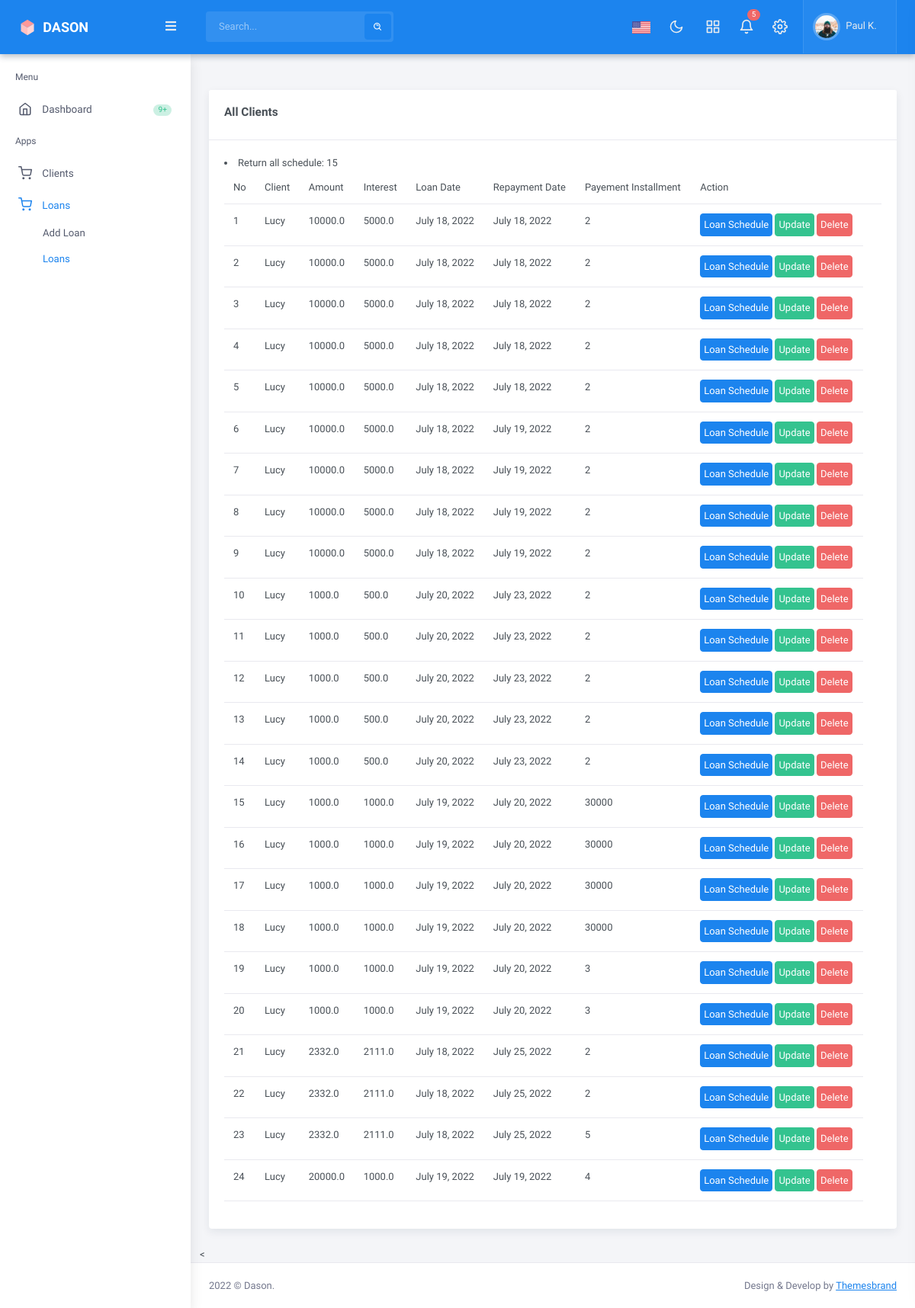
Before: /Loans/ with the older database file.
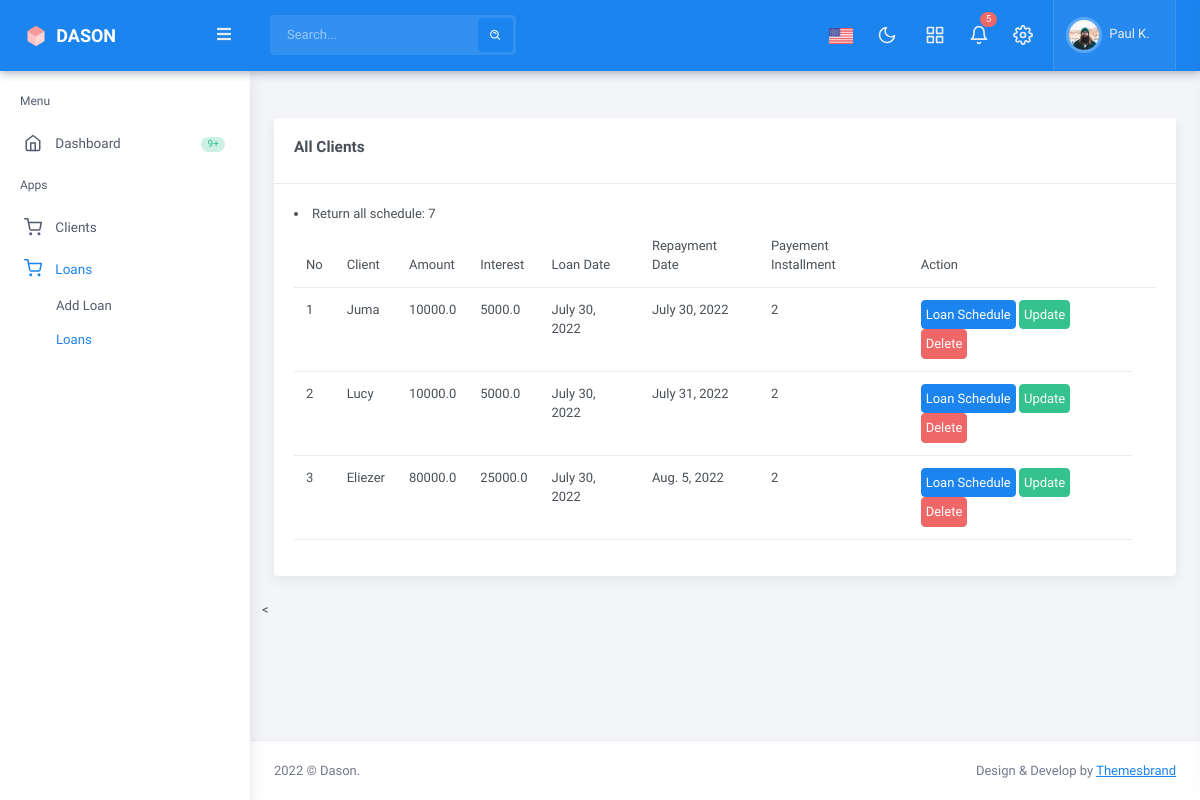
After: the same page with the newer database file.
### loans/models.py (models this page shows, shortened)
class Loan(models.Model):
    amount=models.FloatField(max_length=300, null=True)
    installment = models.IntegerField(null=True)
    interest_amount=models.FloatField(max_length=300 ,null=True)
    loan_date = models.DateField(auto_now=False , null=True , blank=True )
    repayment_date = models.DateField(auto_now=False , null=True , blank=True)
    client = models.ForeignKey(Client, on_delete=models.CASCADE)

class Client(models.Model):
    name = models.CharField(max_length = 150, null=True,)
    mobile= models.IntegerField(max_length=20, null=True)
    location = models.CharField(max_length = 150)
    gender = models.CharField(max_length = 40, choices=GENDER_CHOICES, default='Male')
    def __str__(self):
        return self.name

### loans/views.py (the view)
# urls.py: path('Loans/',DisplayLoan.as_view(), name='display_loans'),
class DisplayLoan(ListView):
    model=Loan
    template_name='loan/loans.html'
    def get_context_data(self, **kwargs):
        context = super(DisplayLoan, self).get_context_data(**kwargs)
        context['loans']=Loan.objects.all()
        return context

### loans/templatetags/loans_tags.py (called while the page is built)
@register.simple_tag
def loan_schedule():
    all_loan_schedules=LoanSchedule.objects.count()
    return all_loan_schedules

### loans/templates/loan/loans.html
{% extends 'base.html' %}
{% load loans_tags %}
{% load static %}
{% block contents %}
<div class="col-12">
    <div class="card">
        <div class="card-header">
            <h4 class="card-title">All Clients</h4>
        </div>
        <div class="card-body">
            <div class="table-rep-plugin">
                <div class="table-responsive mb-0" data-pattern="priority-columns">
                    <table id="tech-companies-1" class="table">
                        <thead>
                            <tr>
                                <th>No</th>
                                <th>Client</th>
                                <th>Amount</th>
                                <th>Interest</th>
                                <th>Loan Date</th>
                                <th >Repayment Date</th>
                                <th>Payement Installment</th>
                                <th>Action <th>
                            </tr>
                        </thead>
                        <tbody>
                        <li> Return all schedule: {% loan_schedule %} </li>
                            {% for loan in loans %}
                            <tr>
                                <td> {{forloop.counter}} </td>
                                <td> {{loan.client}}</td>
                                <td> {{loan.amount}}</td>
                                <td>{{loan.interest_amount}} </td>
                                <td> {{loan.loan_date}}</td>
                                <td> {{loan.repayment_date}}</td>
                                <td>{{loan.installment}} </td>
                                <td>
                                    <a href="{% url 'display_schedule' loan.id %}" class="btn btn-primary p-1"> Loan Schedule </a>
                                    <a href="{% url 'update_loan' loan.id %}" class="btn btn-success p-1"> Update </a>
                                    <a href="{% url 'delete_loan' loan.id %}" class="btn btn-danger p-1"> Delete </a>
                                </td>
                            </tr>
                            {% endfor %}
                        </tbody>
                    </table>
                </div>
            </div>
        </div>
    </div>
</div>
{% endblock contents %}

### loans/templates/base.html (shortened to what this page needs)
<!doctype html>
{% load static %}
<html lang="en">
<head>
        <link rel="stylesheet" href="{% static 'assets/css/preloader.min.css'%}" type="text/css" />
        <link href="{% static 'assets/css/bootstrap.min.css'%}" id="bootstrap-style" rel="stylesheet" type="text/css" />
        <link href="{% static 'assets/css/icons.min.css'%}" rel="stylesheet" type="text/css" />
        <link href="{% static 'assets/css/app.min.css'%}" id="app-style" rel="stylesheet" type="text/css" />
    </head>
    <body data-topbar="dark">
        <div id="layout-wrapper">
            <header id="page-topbar">
                <div class="navbar-header">
                    <div class="d-flex">
                        <div class="navbar-brand-box">
                            <a href="index.html" class="logo logo-light">
                                <span class="logo-lg">
                                    <img src="{% static 'assets/images/logo-sm.svg'%}" alt="" height="24"> <span class="logo-txt">Dason</span>
                                </span>
                            </a>
                        </div>
                        <button type="button" class="btn btn-sm px-3 font-size-16 header-item" id="vertical-menu-btn">
                            <i class="fa fa-fw fa-bars"></i>
                        </button>
                        <form class="app-search d-none d-lg-block">
                            <div class="position-relative">
                                <input type="text" class="form-control" placeholder="Search...">
                                <button class="btn btn-primary" type="button"><i class="bx bx-search-alt align-middle"></i></button>
                            </div>
                        </form>
                    </div>
                    <div class="d-flex">
                        <div class="dropdown d-none d-sm-inline-block">
                            <button type="button" class="btn header-item"
                            data-bs-toggle="dropdown" aria-haspopup="true" aria-expanded="false">
                                <img id="header-lang-img" src="{% static 'assets/images/flags/us.jpg'%}" alt="Header Language" height="16">
                            </button>
                        </div>
                        <div class="dropdown d-none d-sm-inline-block">
                            <button type="button" class="btn header-item" id="mode-setting-btn">
                                <i data-feather="moon" class="icon-lg layout-mode-dark"></i>
                            </button>
                        </div>
                        <div class="dropdown d-none d-lg-inline-block ms-1">
                            <button type="button" class="btn header-item"
                            data-bs-toggle="dropdown" aria-haspopup="true" aria-expanded="false">
                                <i data-feather="grid" class="icon-lg"></i>
                            </button>
                        </div>
                        <div class="dropdown d-inline-block">
                            <button type="button" class="btn header-item noti-icon position-relative" id="page-header-notifications-dropdown"
                            data-bs-toggle="dropdown" aria-haspopup="true" aria-expanded="false">
                                <i data-feather="bell" class="icon-lg"></i>
                                <span class="badge bg-danger rounded-pill">5</span>
                            </button>
                        </div>
                        <div class="dropdown d-inline-block">
                            <button type="button" class="btn header-item right-bar-toggle me-2">
                                <i data-feather="settings" class="icon-lg"></i>
                            </button>
                        </div>
                        <div class="dropdown d-inline-block">
                            <button type="button" class="btn header-item bg-soft-light border-start border-end" id="page-header-user-dropdown"
                            data-bs-toggle="dropdown" aria-haspopup="true" aria-expanded="false">
                                <img class="rounded-circle header-profile-user" src="{% static 'assets/images/users/avatar-1.jpg'%}"
                                    alt="Header Avatar">
                                <span class="d-none d-xl-inline-block ms-1 fw-medium">Paul K.</span>
                                <i class="mdi mdi-chevron-down d-none d-xl-inline-block"></i>
                            </button>
                        </div>
                    </div>
                </div>
            </header>
            <div class="vertical-menu">
                <div data-simplebar class="h-100">
                    <div id="sidebar-menu">
                        <ul class="metismenu list-unstyled" id="side-menu">
                            <li class="menu-title" data-key="t-menu">Menu</li>
                            <li>
                                <a href="index.html">
                                    <i data-feather="home"></i>
                                    <span class="badge rounded-pill bg-soft-success text-success float-end">9+</span>
                                    <span data-key="t-dashboard">Dashboard</span>
                                </a>
                            </li>
                            <li class="menu-title" data-key="t-apps">Apps</li>
                            <li>
                                <a href="javascript: void(0);" class="has-arrow">
                                    <i data-feather="shopping-cart"></i>
                                    <span data-key="t-ecommerce">Clients</span>
                                </a>
                            </li>
                            <li>
                                <a href="javascript: void(0);" class="has-arrow">
                                    <i data-feather="shopping-cart"></i>
                                    <span data-key="t-ecommerce">Loans</span>
                                </a>
                                <ul class="sub-menu" aria-expanded="false">
                                    <li><a href="  {% url 'create_loan' %}">Add Loan</a></li>
                                    <li><a href=" {% url 'display_loans' %}" data-key="t-product-detail">Loans</a></li>
                                </ul>
                            </li>
                        </ul>
                    </div>
                </div>
            </div>
            <div class="main-content">
                <div class="page-content">
                    <div class="container-fluid">
                        <div class="row">
                            <div class="col-12">
                                <div class="page-title-box d-sm-flex align-items-center justify-content-between">
                                </div>
                            </div>
                        </div>
                        <div class="row">
                            {% block contents %}
                            {% endblock contents %}
                        </div>
                    </div> <
                </div>
                <footer class="footer">
                    <div class="container-fluid">
                        <div class="row">
                            <div class="col-sm-6">
                                <script>document.write(new Date().getFullYear())</script> © Dason.
                            </div>
                            <div class="col-sm-6">
                                <div class="text-sm-end d-none d-sm-block">
                                    Design & Develop by <a href="#!" class="text-decoration-underline">Themesbrand</a>
                                </div>
                            </div>
                        </div>
                    </div>
                </footer>
            </div>
        </div>
    </body>
</html>

Changed rows visible on the page:
removed Loan: client "Lucy", amount "10000.0", interest_amount "5000.0", loan_date "July 18, 2022", repayment_date "July 18, 2022", installment "2"
removed Loan: client "Lucy", amount "10000.0", interest_amount "5000.0", loan_date "July 18, 2022", repayment_date "July 18, 2022", installment "2"
removed Loan: client "Lucy", amount "10000.0", interest_amount "5000.0", loan_date "July 18, 2022", repayment_date "July 18, 2022", installment "2"
removed Loan: client "Lucy", amount "10000.0", interest_amount "5000.0", loan_date "July 18, 2022", repayment_date "July 18, 2022", installment "2"
removed Loan: client "Lucy", amount "10000.0", interest_amount "5000.0", loan_date "July 18, 2022", repayment_date "July 18, 2022", installment "2"
removed Loan: client "Lucy", amount "10000.0", interest_amount "5000.0", loan_date "July 18, 2022", repayment_date "July 19, 2022", installment "2"
removed Loan: client "Lucy", amount "10000.0", interest_amount "5000.0", loan_date "July 18, 2022", repayment_date "July 19, 2022", installment "2"
removed Loan: client "Lucy", amount "10000.0", interest_amount "5000.0", loan_date "July 18, 2022", repayment_date "July 19, 2022", installment "2"
removed Loan: client "Lucy", amount "10000.0", interest_amount "5000.0", loan_date "July 18, 2022", repayment_date "July 19, 2022", installment "2"
removed Loan: client "Lucy", amount "1000.0", interest_amount "500.0", loan_date "July 20, 2022", repayment_date "July 23, 2022", installment "2"
removed Loan: client "Lucy", amount "1000.0", interest_amount "500.0", loan_date "July 20, 2022", repayment_date "July 23, 2022", installment "2"
removed Loan: client "Lucy", amount "1000.0", interest_amount "500.0", loan_date "July 20, 2022", repayment_date "July 23, 2022", installment "2"
removed Loan: client "Lucy", amount "1000.0", interest_amount "500.0", loan_date "July 20, 2022", repayment_date "July 23, 2022", installment "2"
removed Loan: client "Lucy", amount "1000.0", interest_amount "500.0", loan_date "July 20, 2022", repayment_date "July 23, 2022", installment "2"
removed Loan: client "Lucy", amount "1000.0", interest_amount "1000.0", loan_date "July 19, 2022", repayment_date "July 20, 2022", installment "30000"
removed Loan: client "Lucy", amount "1000.0", interest_amount "1000.0", loan_date "July 19, 2022", repayment_date "July 20, 2022", installment "30000"
removed Loan: client "Lucy", amount "1000.0", interest_amount "1000.0", loan_date "July 19, 2022", repayment_date "July 20, 2022", installment "30000"
removed Loan: client "Lucy", amount "1000.0", interest_amount "1000.0", loan_date "July 19, 2022", repayment_date "July 20, 2022", installment "30000"
removed Loan: client "Lucy", amount "1000.0", interest_amount "1000.0", loan_date "July 19, 2022", repayment_date "July 20, 2022", installment "3"
removed Loan: client "Lucy", amount "1000.0", interest_amount "1000.0", loan_date "July 19, 2022", repayment_date "July 20, 2022", installment "3"
removed Loan: client "Lucy", amount "2332.0", interest_amount "2111.0", loan_date "July 18, 2022", repayment_date "July 25, 2022", installment "2"
removed Loan: client "Lucy", amount "2332.0", interest_amount "2111.0", loan_date "July 18, 2022", repayment_date "July 25, 2022", installment "2"
removed Loan: client "Lucy", amount "2332.0", interest_amount "2111.0", loan_date "July 18, 2022", repayment_date "July 25, 2022", installment "5"
removed Loan: client "Lucy", amount "20000.0", interest_amount "1000.0", loan_date "July 19, 2022", repayment_date "July 19, 2022", installment "4"
added Loan: client "Juma", amount "10000.0", interest_amount "5000.0", loan_date "July 30, 2022", repayment_date "July 30, 2022", installment "2"
added Loan: client "Lucy", amount "10000.0", interest_amount "5000.0", loan_date "July 30, 2022", repayment_date "July 31, 2022", installment "2"
added Loan: client "Eliezer", amount "80000.0", interest_amount "25000.0", loan_date "July 30, 2022", repayment_date "Aug. 5, 2022", installment "2"
Other visible differences:
text no longer shown: "15"
text now shown: "7"
